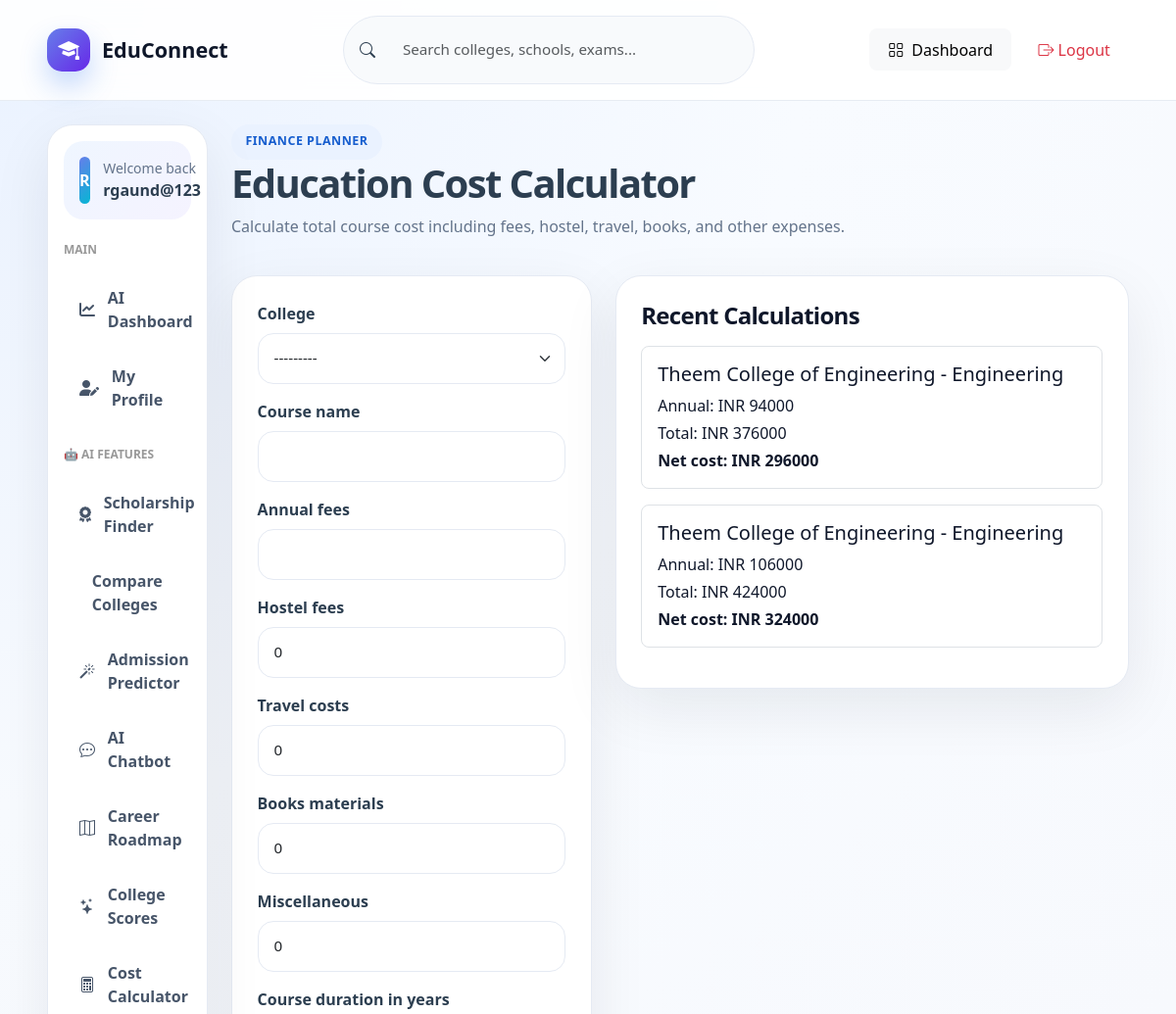
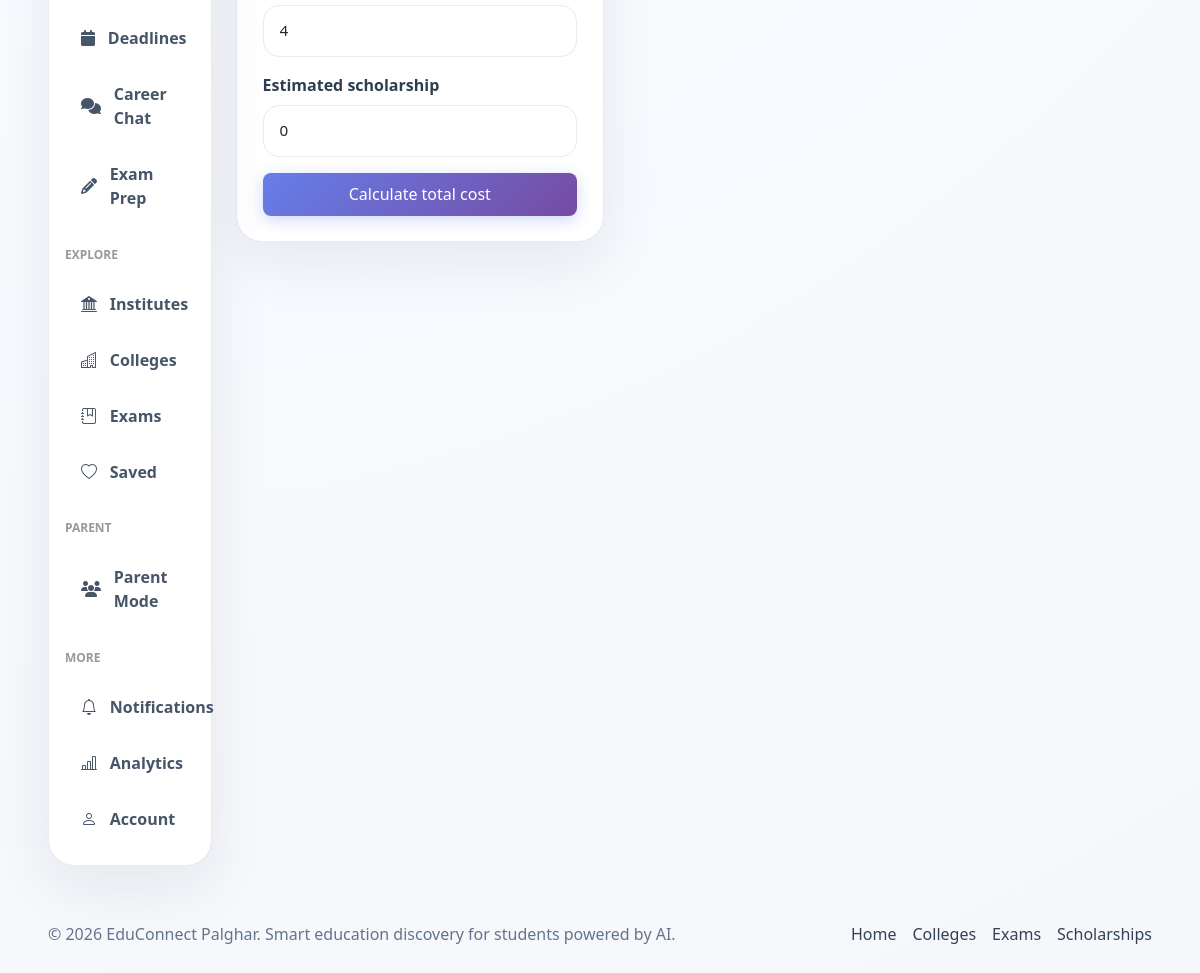
The app's page /cost-calculator/ (signed in) with its own data (2 pictures, top to bottom).
### accounts/models.py (models this page shows, shortened)
class CustomUser(AbstractUser):
    mobile = models.CharField(max_length=15, unique=True)
    email_verified = models.BooleanField(default=False)
    mobile_verified = models.BooleanField(default=False)
    is_parent = models.BooleanField(default=False)
    user_type = models.CharField(
        max_length=20,
        choices=[('student', 'Student'), ('parent', 'Parent')],
        default='student'
    )

class CostCalculation(models.Model):
    user = models.ForeignKey(CustomUser, on_delete=models.CASCADE, related_name='cost_calculations')
    college = models.ForeignKey(College, on_delete=models.CASCADE)
    course_name = models.CharField(max_length=100)
    annual_fees = models.IntegerField()
    hostel_fees = models.IntegerField(default=0)
    travel_costs = models.IntegerField(default=0)
    books_materials = models.IntegerField(default=0)
    miscellaneous = models.IntegerField(default=0)
    course_duration_years = models.IntegerField(default=4)
    total_cost = models.IntegerField()  # Total for entire course
    annual_total = models.IntegerField()  # Annual total
    estimated_scholarship = models.IntegerField(default=0)
    net_cost = models.IntegerField()  # Total - scholarship
    notes = models.TextField(blank=True)
    created_at = models.DateTimeField(auto_now_add=True)

class College(models.Model):
    name = models.CharField(max_length=255)
    city = models.CharField(max_length=100)
    state = models.CharField(max_length=100)
    fees = models.IntegerField()
    placement_percentage = models.IntegerField()
    average_package = models.IntegerField(default=0)
    highest_package = models.IntegerField(default=0)
    official_website = models.URLField()
    courses = models.TextField()
    hostel_available = models.BooleanField(default=False)
    hostel_fees = models.IntegerField(default=0, blank=True)
    facilities = models.TextField(default="")
    student_reviews = models.TextField(default="")
    rating = models.FloatField(default=0, validators=[MinValueValidator(0), MaxValueValidator(5)])
    distance_km = models.FloatField(default=0, blank=True)
    contact_number = models.CharField(max_length=20, blank=True)
    email = models.EmailField(blank=True)
    established_year = models.IntegerField(blank=True, null=True)
    created_at = models.DateTimeField(auto_now_add=True)
    def __str__(self):
        return self.name

### accounts/views.py (the view)
# urls.py: path('cost-calculator/', cost_calculator, name='cost_calculator'),
@login_required(login_url='login')
def cost_calculator(request):
    form = CostCalculationForm()
    calculations = CostCalculation.objects.filter(user=request.user).select_related('college')[:10]
    return render(request, 'accounts/cost_calculator.html', {'form': form, 'calculations': calculations})

### accounts/forms.py
class CostCalculationForm(BootstrapModelForm):
    duration = forms.IntegerField(min_value=1, max_value=10, initial=4, label='Course duration in years')
    scholarship = forms.IntegerField(min_value=0, initial=0, label='Estimated scholarship')
    class Meta:
        model = CostCalculation
        fields = [
            'college',
            'course_name',
            'annual_fees',
            'hostel_fees',
            'travel_costs',
            'books_materials',
            'miscellaneous',
        ]

### accounts/templates/accounts/cost_calculator.html (shortened to what this page needs)
{% extends "accounts/base.html" %}
{% block content %}
<div class="page-title-row">
    <div><span class="eyebrow dark">Finance planner</span><h1>Education Cost Calculator</h1><p>Calculate total course cost including fees, hostel, travel, books, and other expenses.</p></div>
</div>
<div class="row g-4">
    <div class="col-lg-5">
        <div class="content-card">
            <form id="cost-form" action="{% url 'calculate_cost' %}" method="post">
                {% for field in form %}
                <div class="mb-3">
                    <label class="form-label" for="{{ field.id_for_label }}">{{ field.label }}</label>
                    {{ field }}
                </div>
                {% endfor %}
                <button class="btn btn-primary btn-pill w-100" type="submit">Calculate total cost</button>
            </form>
        </div>
    </div>
    <div class="col-lg-7">
        <div class="content-card">
            <h2 class="h4 mb-3">Recent Calculations</h2>
            {% for calculation in calculations %}
            <div class="border rounded-3 p-3 mb-3">
                <h3 class="h5">{{ calculation.college.name }} - {{ calculation.course_name }}</h3>
                <p class="mb-1">Annual: INR {{ calculation.annual_total }}</p>
                <p class="mb-1">Total: INR {{ calculation.total_cost }}</p>
                <p class="mb-0 fw-bold">Net cost: INR {{ calculation.net_cost }}</p>
            </div>
            {% empty %}
            <div class="empty-state">No calculations yet.</div>
            {% endfor %}
        </div>
    </div>
</div>
{% endblock %}

### accounts/templates/accounts/base.html (shortened to what this page needs)
{% load static %}
<!DOCTYPE html>
<html lang="en">
<head>
    <link href="https://cdn.jsdelivr.net/npm/bootstrap@5.3.3/dist/css/bootstrap.min.css" rel="stylesheet">
    <link href="https://cdn.jsdelivr.net/npm/bootstrap-icons@1.11.3/font/bootstrap-icons.css" rel="stylesheet">
    <link rel="stylesheet" href="https://cdnjs.cloudflare.com/ajax/libs/font-awesome/6.4.0/css/all.min.css">
    <link href="{% static 'accounts/css/main.css' %}" rel="stylesheet">
    <link href="{% static 'accounts/css/ai_features.css' %}" rel="stylesheet">
</head>
<body>
<header class="et-navbar">
    <div class="container-fluid px-3 px-lg-5">
        <div class="d-flex align-items-center justify-content-between gap-3 py-3">
            <a class="et-brand" href="{% url 'home' %}">
                <span class="et-brand-icon"><i class="bi bi-mortarboard-fill"></i></span>
                <span>EduConnect</span>
            </a>
            <form action="{% url 'institutes' %}" method="get" class="et-nav-search d-none d-lg-flex">
                <i class="bi bi-search"></i>
                <input type="search" name="q" placeholder="Search colleges, schools, exams...">
            </form>
            <div class="d-flex align-items-center gap-2">
                {% if request.user.is_authenticated %}
                    <a class="btn btn-light btn-pill d-none d-md-inline-flex" href="{% url 'smart_dashboard' %}"><i class="bi bi-grid me-2"></i>Dashboard</a>
                    <a class="btn btn-outline-danger btn-pill" href="{% url 'logout' %}"><i class="bi bi-box-arrow-right me-1"></i>Logout</a>
                {% else %}
                    <a class="btn btn-light btn-pill" href="{% url 'login' %}">Login</a>
                    <a class="btn btn-primary btn-pill" href="{% url 'register' %}">Register</a>
                {% endif %}
            </div>
        </div>
    </div>
</header>
<main class="et-main">
    <div class="container-fluid px-3 px-lg-5 py-4">
        <div class="row g-4">
            {% if request.user.is_authenticated %}
            <aside class="col-xl-2 col-lg-3">
                <nav class="et-sidebar">
                    <div class="sidebar-user">
                        <span class="sidebar-avatar">{{ request.user.username|slice:':1'|upper }}</span>
                        <div>
                            <small>Welcome back</small>
                            <strong>{{ request.user.username }}</strong>
                        </div>
                    </div>
                    <h6 class="sidebar-section-title mt-3">MAIN</h6>
                    <a href="{% url 'smart_dashboard' %}" class="side-link"><i class="fas fa-chart-line"></i> AI Dashboard</a>
                    <a href="{% url 'student_profile' %}" class="side-link"><i class="fas fa-user-edit"></i> My Profile</a>
                    <h6 class="sidebar-section-title mt-4">🤖 AI FEATURES</h6>
                    <a href="{% url 'scholarship_finder' %}" class="side-link"><i class="fas fa-award"></i> Scholarship Finder</a>
                    <a href="{% url 'college_comparison' %}" class="side-link"> Compare Colleges</a>
                    <a href="{% url 'admission_predictor' %}" class="side-link"><i class="bi bi-magic"></i> Admission Predictor</a>
                    <a href="{% url 'education_chatbot' %}" class="side-link"><i class="bi bi-chat-dots"></i> AI Chatbot</a>
                    <a href="{% url 'career_roadmap' %}" class="side-link"><i class="bi bi-map"></i> Career Roadmap</a>
                    <a href="{% url 'college_scores' %}" class="side-link"><i class="bi bi-stars"></i> College Scores</a>
                    <a href="{% url 'cost_calculator' %}" class="side-link"><i class="bi bi-calculator"></i> Cost Calculator</a>
                    <a href="{% url 'admission_deadlines' %}" class="side-link"><i class="fas fa-calendar"></i> Deadlines</a>
                    <a href="{% url 'career_guidance' %}" class="side-link"><i class="fas fa-comments"></i> Career Chat</a>
                    <a href="{% url 'exam_recommendations' %}" class="side-link"><i class="fas fa-pencil-alt"></i> Exam Prep</a>
                    <h6 class="sidebar-section-title mt-4">EXPLORE</h6>
                    <a href="{% url 'institute_list' %}" class="side-link"><i class="bi bi-bank2"></i> Institutes</a>
                    <a href="{% url 'college_search' %}" class="side-link"><i class="bi bi-buildings"></i> Colleges</a>
                    <a href="{% url 'exams' %}" class="side-link"><i class="bi bi-journal-bookmark"></i> Exams</a>
                    <a href="{% url 'saved_colleges' %}" class="side-link"><i class="bi bi-heart"></i> Saved</a>
                    <h6 class="sidebar-section-title mt-4">PARENT</h6>
                    <a href="{% url 'parent_register' %}" class="side-link"><i class="fas fa-users"></i> Parent Mode</a>
                    <h6 class="sidebar-section-title mt-4">MORE</h6>
                    <a href="{% url 'notifications' %}" class="side-link"><i class="bi bi-bell"></i> Notifications</a>
                    <a href="{% url 'analytics' %}" class="side-link"><i class="bi bi-bar-chart-line"></i> Analytics</a>
                    <a href="{% url 'profile' %}" class="side-link"><i class="bi bi-person"></i> Account</a>
                </nav>
            </aside>
            {% endif %}
            <section class="{% if request.user.is_authenticated %}col-xl-10 col-lg-9{% else %}col-12{% endif %}">
                {% block content %}{% endblock %}
            </section>
        </div>
    </div>
</main>
<footer class="et-footer">
    <div class="container-fluid px-3 px-lg-5 d-flex flex-column flex-md-row justify-content-between align-items-center gap-2">
        <p class="mb-0">© 2026 EduConnect Palghar. Smart education discovery for students powered by AI.</p>
        <div class="d-flex gap-3">
            <a href="{% url 'home' %}">Home</a>
            <a href="{% url 'college_search' %}">Colleges</a>
            <a href="{% url 'exams' %}">Exams</a>
            <a href="{% url 'scholarship_finder' %}">Scholarships</a>
        </div>
    </div>
</footer>
</body>
</html>

### accounts/static/accounts/css/main.css (style rules this page uses)
:root { --primary:#1266f1;--primary2:#6728e8;--orange:#ffb703;--green:#12b981;--slate:#0f172a;--muted:#64748b;--surface:#ffffff;--bg:#f5f8ff;--border:#e5eaf3;--shadow:0 20px 60px rgba(15,23,42,.08);--radius:26px }
* { box-sizing:border-box }
body { font-family:Inter,system-ui,-apple-system,Segoe UI,sans-serif;background:radial-gradient(circle at top left,#eaf2ff 0,#f8fbff 35%,#f6f7fb 100%);color:#132238;min-height:100vh }
a { text-decoration:none }
.btn-pill { border-radius:999px }
.et-navbar { position:sticky;top:0;z-index:1030;background:rgba(255,255,255,.9);backdrop-filter:blur(18px);border-bottom:1px solid rgba(226,232,240,.8) }
.et-brand { display:flex;align-items:center;gap:.75rem;font-weight:900;font-size:1.35rem;color:#0f172a }
.et-brand-icon { width:44px;height:44px;border-radius:15px;background:linear-gradient(135deg,var(--primary),var(--primary2));display:flex;align-items:center;justify-content:center;color:#fff;box-shadow:0 14px 28px rgba(18,102,241,.25) }
.et-nav-search { min-width:420px;background:#f8fafc;border:1px solid var(--border);border-radius:999px;align-items:center;padding:.65rem 1rem;gap:.75rem }
.et-nav-search input { border:0;outline:0;background:transparent;width:100% }
.et-main { min-height:calc(100vh - 90px) }
.et-sidebar { background:#fff;border:1px solid var(--border);border-radius:var(--radius);box-shadow:var(--shadow);padding:1rem;position:sticky;top:100px }
.sidebar-user { display:flex;align-items:center;gap:.85rem;background:linear-gradient(135deg,#eff6ff,#f5f3ff);border-radius:20px;padding:1rem;margin-bottom:1rem }
.sidebar-user small { display:block;color:var(--muted) }
.sidebar-avatar { width:48px;height:48px;border-radius:16px;background:linear-gradient(135deg,var(--primary),#06b6d4);color:#fff;font-weight:800;display:flex;align-items:center;justify-content:center }
.side-link { display:flex;align-items:center;gap:.8rem;color:#475569;padding:.85rem 1rem;border-radius:16px;font-weight:600;margin-bottom:.3rem }
.et-footer { padding:2rem 0;color:var(--muted) }
.et-footer a { color:#334155 }
.eyebrow { display:inline-flex;align-items:center;gap:.4rem;border-radius:999px;background:rgba(255,255,255,.16);padding:.55rem .9rem;font-weight:800;text-transform:uppercase;letter-spacing:.04em;font-size:.78rem }
.eyebrow.dark { background:#eaf2ff;color:#165dce }
.feature-card,.directory-card,.content-card,.filter-panel,.auth-card,.glass-panel,.cta-panel,.metric-card,.profile-card { background:#fff;border:1px solid var(--border);border-radius:var(--radius);box-shadow:var(--shadow);padding:1.6rem;display:block;color:#0f172a }
.feature-card h3,.directory-card h3,.content-card h2 { font-weight:900;letter-spacing:-.03em }
.feature-card p,.directory-card p,.page-title-row p { color:var(--muted) }
.auth-card .form-control,.auth-card .form-select,.filter-panel .form-control,.filter-panel .form-select,.content-card .form-control,.content-card .form-select { border-radius:16px;border:1px solid var(--border);padding:.85rem 1rem }
.page-title-row { display:flex;justify-content:space-between;gap:1rem;align-items:center;margin-bottom:1.4rem }
.page-title-row h1 { font-weight:900;letter-spacing:-.04em }

### accounts/static/accounts/css/ai_features.css (style rules this page uses)
:root { --primary: #667eea; --primary-dark: #5568d3; --secondary: #764ba2; --success: #28a745; --danger: #dc3545; --warning: #ffc107; --info: #17a2b8; --light: #f8f9fa; --dark: #343a40; --gradient-primary: linear-gradient(135deg, #667eea 0%, #764ba2 100%); --shadow-sm: 0 1px 3px rgba(0, 0, 0, 0.1); --shadow-md: 0 4px 6px rgba(0, 0, 0, 0.1); --shadow-lg: 0 15px 35px rgba(0, 0, 0, 0.15); --transition: all 0.3s cubic-bezier(0.4, 0, 0.2, 1); }
body { font-family: 'Segoe UI', Tahoma, Geneva, Verdana, sans-serif; background-color: #f5f7fa; color: #2c3e50; }
.container, .container-fluid { max-width: 1400px; }
.btn { border-radius: 8px; font-weight: 500; transition: var(--transition); border: none; padding: 0.6rem 1.2rem; }
.btn-primary { background: var(--gradient-primary); color: white; box-shadow: 0 4px 15px rgba(102, 126, 234, 0.3); }
.form-control, .form-select { border: 1px solid #e0e4e8; border-radius: 8px; padding: 0.75rem 1rem; transition: var(--transition); font-size: 0.95rem; }
.form-label { font-weight: 600; margin-bottom: 0.5rem; color: #2c3e50; }
.gap-2 { gap: 0.5rem; }
.gap-3 { gap: 1rem; }
.mb-0 { margin-bottom: 0 !important; }

### accounts/templates/accounts/base.html (style rules this page uses)
.sidebar-section-title { font-size: 0.75rem; font-weight: 700; text-transform: uppercase; color: #999; padding: 0.5rem 0; margin-top: 1rem !important; }

### records on screen
CustomUser: user.username "R", user.username "rgaund@123"
CostCalculation: college.name "Theem College of Engineering", course_name "Engineering", annual_total "94000", total_cost "376000", net_cost "296000"
CostCalculation: college.name "Theem College of Engineering", course_name "Engineering", annual_total "106000", total_cost "424000", net_cost "324000"

### other values on screen
{{ field.label }} "College" "Course name" "Annual fees" "Hostel fees" "Travel costs" "Books materials" "Miscellaneous" "Course duration in years" "Estimated scholarship"
